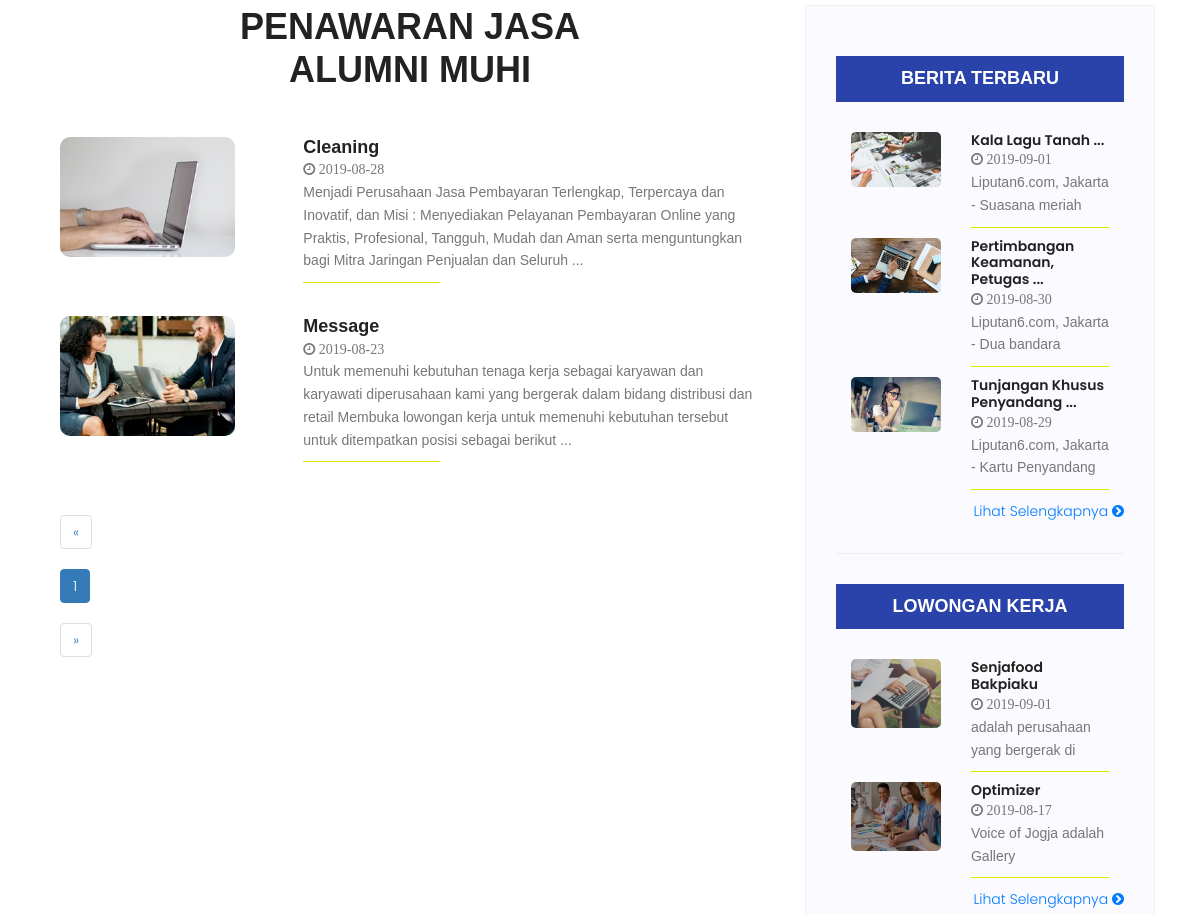
The app's page /index.php?page=penawaran_jasa (middle part), older data.
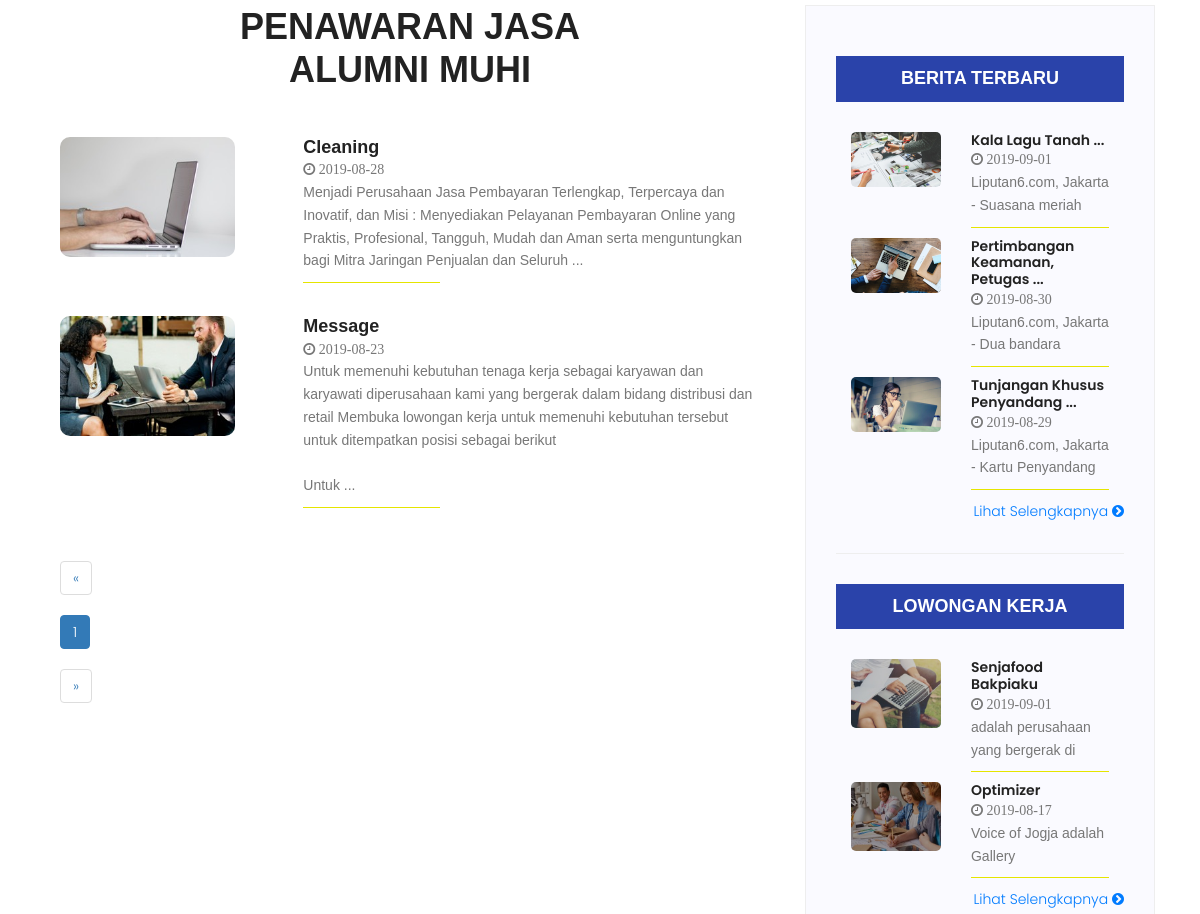
The same page, newer data.
### tables this page shows
CREATE TABLE `tbl_jasa` (
  `id_jasa` int(11) NOT NULL,
  `nama_perusahaan` varchar(30) NOT NULL,
  `tanggal` date NOT NULL,
  `deskripsi` text NOT NULL,
  `logo` text NOT NULL
);

### pages/penawaran_jasa.php (the view, shortened to what the changed rows need)
<section class="popular-course-area single-post-area">
  <div class="container">
    <div class="row">
          <div class="col-lg-8 col-md-8 col-sm-8 posts-list">
            <div align="center">
              <h1>PENAWARAN JASA <br> ALUMNI MUHI</h1>
            </div>
            <br><br>
            <div class="desc-wrap" align="left">
              <?php
                $halaman = 4;
                $page = isset($_GET["halaman"]) ? (int)$_GET["halaman"] : 1;
                $mulai = ($page>1) ? ($page * $halaman) - $halaman : 0;
                $sql = mysqli_query($config,"SELECT * FROM tbl_jasa ORDER BY tanggal DESC LIMIT $mulai, $halaman");
                while($loker = mysqli_fetch_array($sql)){
                  $long_string = $loker['deskripsi'];
                  $des = limit_words($long_string, 30);
                  ?>
                    <div class="col-lg-12 col-md-12 col-sm-12">
                      <div class="row">
                        <div class="col-lg-4 col-md-4 col-sm-4">
                          <img src="img/jasa/<?=$loker['logo']?>" width = "175px" alt="" style="border-radius : 10px;">
                        </div>
                        <div class="col-lg-8 col-md-8 col-sm-8">
                          <ul>
                            <li>
                              <a href="index.php?page=detail_jasa&&id=<?=$loker['id_jasa']?>">
                                <h4><?=$loker['nama_perusahaan']?></h4>
                              </a>
                            </li>
                            <li>
                              <i class="fa fa-clock-o"> <?=$loker['tanggal']?></i>
                            </li>
                            <li>
                              <p>
                                <?=$des?> ...
                              </p>
                            </li>
                          </ul>
                          <hr size="15px;" color="#FFFF00" width = "30%" align="left">
                          <br>
                        </div>
                      </div>
                    </div>
                  <?php
                }
              ?>
            </div>
          </div>
    </div>
  </div>
</section>

Row changes from the older to the newer data that the page shows:
changed tbl_jasa "Message": deskripsi "…ditempatkan posisi sebagai berikut" → "…ditempatkan posisi sebagai berikut Untuk"
